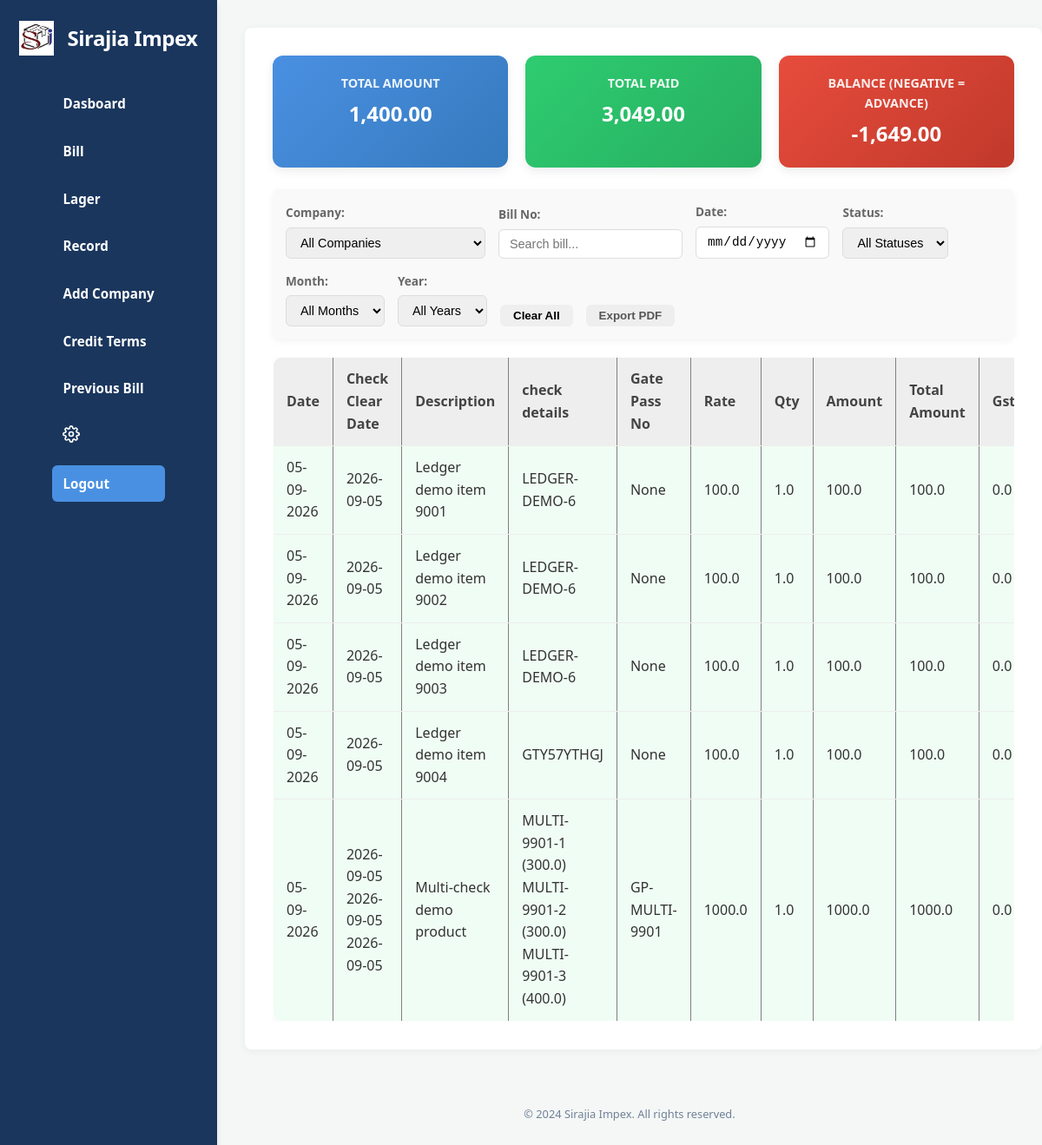
/record (signed in), run on the app's committed database.
### model/bill.py (models this page shows, shortened)
class Bill(db.Model):
    __tablename__ = 'bill'
    id = db.Column(db.Integer, primary_key=True)
    seller_id = db.Column(db.Integer, db.ForeignKey('seller.id'), nullable=True, index=True)
    company_id = db.Column(db.Integer, db.ForeignKey('company.id'), nullable=True, index=True)
    bill_no = db.Column(db.Integer, nullable=False, index=True)
    date = db.Column(db.Date, nullable=False, index=True)
    created_at = db.Column(db.DateTime, nullable=True, default=datetime.utcnow, index=True)
    po = db.Column(db.String(100), nullable=True)
    dc = db.Column(db.String(100), nullable=True)
    order_no = db.Column(db.String(100), nullable=True)
    invoice_no = db.Column(db.String(255), nullable=True, index=True)
    tax = db.Column(db.Float, nullable=True)
    payment_status = db.Column(db.String(50), nullable=True, default='unpaid', index=True)
    paid_amount = db.Column(db.Float, nullable=True, default=0.0)
    sales_tax = db.Column(db.Float, nullable=True)
    grand_total = db.Column(db.Float, nullable=True)
    final_total = db.Column(db.Float, nullable=True)
    check_no = db.Column(db.String(100), nullable=True, index=True)
    clear_date = db.Column(db.Date, nullable=True, index=True)
    gate_pass_no = db.Column(db.String(100), nullable=True, index=True)
    payment = db.Column(db.Float, nullable=True)
    seller = db.relationship('Seller', back_populates='bills')
    company = db.relationship('Company', back_populates='bills')
    items = db.relationship('BillItem', back_populates='bill', cascade='all, delete-orphan')
    payments = db.relationship('Payment', back_populates='bill')
    __table_args__ = (
        db.Index('ix_bill_company_bill_no', 'company_id', 'bill_no'),
    )
    @property
    def company_name(self):
        return self.company.name if self.company else None

class BillItem(db.Model):
    __tablename__ = 'bill_item'
    id = db.Column(db.Integer, primary_key=True)
    bill_id = db.Column(db.Integer, db.ForeignKey('bill.id'), nullable=False, index=True)
    description = db.Column(db.String(255), nullable=False, index=True)
    quantity = db.Column(db.Float, nullable=False)
    rate = db.Column(db.Float, nullable=False)
    amount = db.Column(db.Float, nullable=False)
    bill = db.relationship('Bill', back_populates='items')

### model/payment.py (models this page shows, shortened)
class Payment(db.Model):
    __tablename__ = 'payment'
    id = db.Column(db.Integer, primary_key=True)
    company_id = db.Column(db.Integer, db.ForeignKey('company.id'), nullable=False, index=True)
    bill_id = db.Column(db.Integer, db.ForeignKey('bill.id'), nullable=True, index=True)
    check_no = db.Column(db.String(100), nullable=False, index=True)
    created_at = db.Column(db.DateTime, nullable=True, default=datetime.utcnow, index=True)
    given_date = db.Column(db.Date, nullable=False, index=True)
    clear_date = db.Column(db.Date, nullable=True, index=True)
    payment = db.Column(db.Float, nullable=False)
    company = db.relationship('Company', back_populates='payments')
    bill = db.relationship('Bill', back_populates='payments')

### main/route_modules/records.py (the view)
@main_bp.route('/record')
def record():
    if 'username' not in session:
        return redirect(url_for('auth.login'))
    companies = company_data.query.all()
    records = data.query.all()
    payments_by_bill = {}
    for payment in payment_data.query.filter(payment_data.bill_id.isnot(None)).all():
        payments_by_bill.setdefault(payment.bill_id, []).append(payment)
    return render_template('record.html', companies=companies, record=records, payments_by_bill=payments_by_bill)

### templates/record.html (shortened to what this page needs)
{% extends "base.html" %}
{% block link %}<link rel="stylesheet" href="{{ url_for('static', filename='css/record.css') }}">{% endblock link %}
{% block main %}
<div class="record-page">
    <div class="summary-bar">
        <div class="summary-card bg-total">
        <div>Total Amount</div>
        <div id="summary_total">0</div>
    </div>
    <div class="summary-card bg-paid">
        <div>Total Paid</div>
        <div id="summary_paid">0</div>
    </div>
    <div class="summary-card bg-unpaid">
        <div>Balance (negative = advance)</div>
        <div id="summary_balance">0</div>
    </div>
</div>
<div class="filter-section" style="display: flex; gap: 15px; margin-bottom: 20px; flex-wrap: wrap; align-items: flex-end; background: #f9f9f9; padding: 15px; border-radius: 8px;">
    <div>
        <label style="display:block; font-weight:bold;">Company:</label>
        <select id="company_filter" name="company_name" default:"{% if company_name %}{{ company_name }}{% endif %}">
            <option value="all">All Companies</option>
        </select>
    </div>
        <div>
            <label style="display:block; font-weight:bold;">Bill No:</label>
            <input type="text" id="bill_filter" placeholder="Search bill..." name="bill_no" default:"{% if bill_no %}{{ bill_no }}{% endif %}">
        </div>
        <div>
            <label style="display:block; font-weight:bold;">Date:</label>
            <input type="date" id="date_picker_filter" name="date" default:"{% if date %}{{ date }}{% endif %}">
        </div>
        <div>
            <label style="display:block; font-weight:bold;">Status:</label>
            <select id="status_filter" name default:"{% if status %}{{ status }}{% endif %}">
                <option value="all">All Statuses</option>
            </select>
        </div>
        <div>
            <label style="display:block; font-weight:bold;">Month:</label>
            <select id="month_filter" name="month" default:"{% if month %}{{ month }}{% endif %}">
                <option value="all">All Months</option>
            </select>
        </div>
        <div>
            <label style="display:block; font-weight:bold;">Year:</label>
            <select id="year_filter" name="year" default:"{% if year %}{{ year }}{% endif %}"><option value="all">All Years</option></select>
        </div>
    <button type="reset" onclick="resetFilters()" style="padding: 5px 15px; cursor: pointer;">Clear All</button>
    <button type="button" onclick="exportRecordPdf()" style="padding: 5px 15px; cursor: pointer;">Export PDF</button>
    </div>
    <div class="record-table-wrap">
    <table id="record_table" border="1" style="width: 100%; border-collapse: collapse; text-align: left;">
        <thead>
        <tr style="background-color: #eee;">
            <th>Date</th>
            <th>Check Clear Date</th>
            <th>Description</th>
            <th>check details</th>
            <th>Gate Pass No</th>
            <th>Rate</th>
            <th>Qty</th>
            <th>Amount</th>
            <th>Total Amount</th>
            <th>Gst</th>
        </tr>
    </thead>
    <tbody>
        {% for data in record %}
        {% set current_company = companies | selectattr("company_name", "equalto", data.company_name) | first %}
        {% for item in data.items %}
        {% set bill_payments = payments_by_bill.get(data.id, []) %}
        <tr class="status-row status-row-{{ (data.payment_status or 'unpaid')|lower }}" data-payment-days="{{ current_company.payment_days if current_company else 0 }}">
            <td class="date-col">{{ data.date.strftime('%d-%m-%Y') if data.date else '' }}</td>
            <td >{% if bill_payments %}{% for payment in bill_payments %}{{ payment.clear_date }}{% if not loop.last %}<br>{% endif %}{% endfor %}{% else %}{{ data.clear_date }}{% endif %}</td>
            <td>{{ item.description }}</td>
            <td>{% if bill_payments %}{% for payment in bill_payments %}{{ payment.check_no }} ({{ payment.payment }}){% if not loop.last %}<br>{% endif %}{% endfor %}{% else %}{{ data.check_no }}{% endif %}</td>
            <td>{{ data.gate_pass_no }}</td>
            <td>{{ item.rate }}</td>
            <td>{{ item.quantity }}</td>
            <td>{{ item.amount }}</td>
            <td>{{ data.grand_total }}</td>
            <td>{{ data.tax }}</td>
        </tr>
        {% endfor %}
        {% endfor %}
    </tbody>
</table>
</div>
</div>
{% endblock main %}

### templates/base.html (shortened to what this page needs)
<!DOCTYPE html>
<html lang="en">
<head>
    <link rel="stylesheet" href="{{ url_for('static', filename='css/base.css') }}">
    {% block link %}{% endblock link %}
</head>
<body>
    <aside class="main-sidebar">
        <div class="header-container">
            <div class="brand">
                {% if logo_data %}
                <img alt="Sirajia Impex Logo" class="logo-img">
                {% else %}
                <img src="{{url_for('static',filename='img/sirajia_impex_logo.png')}}" alt="Sirajia Impex Logo" class="logo-img">
                {% endif %}
                <span class="logo-text">Sirajia Impex</span>
            </div>
            <nav class="navbar" aria-label="Main navigation">
                <ul class="nav-links">
                    <li><a href="{{url_for('main.dashboard')}}" class="nav-item">Dasboard</a></li>
                    <li><a href="{{url_for('main.bill')}}" class="nav-item">Bill</a></li>
                    <li><a href="{{url_for('main.lager')}}" class="nav-item">Lager</a></li>
                    <li><a href="{{url_for('main.record')}}" class="nav-item">Record</a></li>
                    <li><a href="{{url_for('main.add_company')}}" class="nav-item">Add Company</a></li>
                    <li><a href="{{url_for('main.credit_terms')}}" class="nav-item ">Credit Terms</a></li>
                    <li><a href="{{url_for('main.previous_bills')}}" class="nav-item ">Previous Bill</a></li>
                    <li><a href="{{url_for('main.settings')}}" class="nav-item "></a></li>
                    <li><form action="{{ url_for('auth.logout') }}" method="post"><button type="submit" class="nav-item">Logout</button></form></li>
                </ul>
            </nav>
        </div>
    </aside>
    <main class="container">
        {% block main %}
        {% endblock main %}
    </main>
    <footer class="footer">
        <p>&copy; 2024 Sirajia Impex. All rights reserved.</p>
    </footer>
</body>
</html>

### static/css/base.css (style rules this page uses)
:root { --primary-blue: #1a365d; --secondary-blue: #2b6cb0; --accent-red: #e53e3e; --hover-red: #c53030; --light-bg: #f7fafc; --text-dark: #2d3748; --white: #ffffff; }
* { margin: 0; padding: 0; box-sizing: border-box; }
body { font-family: 'Inter', sans-serif; background-color: var(--light-bg); color: var(--text-dark); line-height: 1.6; }
.main-sidebar { position: fixed; inset: 0 auto 0 0; width: 250px; background-color: var(--primary-blue); color: var(--white); padding: 1.5rem 1rem; box-shadow: 0 4px 6px rgba(0,0,0,0.1); z-index: 10; }
.header-container { display: flex; flex-direction: column; align-items: center; gap: 2rem; }
.brand { display: flex; align-items: center; gap: 15px; }
.logo-img { height: 40px; width: auto; }
.logo-text { font-size: 1.5rem; font-weight: 700; letter-spacing: -0.5px; }
.nav-links { list-style: none; display: flex; flex-direction: column; align-items: stretch; gap: 0.5rem; width: 100%; }
.nav-item { display: block; color: var(--white); text-decoration: none; font-weight: 600; font-size: 0.95rem; padding: 0.7rem 0.8rem; border-radius: 6px; transition: background-color 0.3s ease, color 0.3s ease; }
.nav-links form { margin: 0; }
.nav-links button { width: 100%; border: 0; background: transparent; text-align: left; cursor: pointer; font-family: inherit; }
.container { max-width: 1200px; margin: 2rem auto 2rem calc(250px + 2rem); padding: 2rem; background: var(--white); min-height: 80vh; border-radius: 8px; box-shadow: 0 2px 10px rgba(0,0,0,0.05); }
.footer { margin-left: 250px; text-align: center; padding: 2rem; font-size: 0.8rem; color: #718096; }

### static/css/record.css (style rules this page uses)
.record-page, .record-table-wrap { width: 100%; }
.record-table-wrap { overflow-x: auto; }
body { font-family: 'Segoe UI', Tahoma, Geneva, Verdana, sans-serif; color: #333; background-color: #f4f7f6; }
.summary-bar { display: flex; gap: 20px; margin-bottom: 25px; }
.summary-card { flex: 1; padding: 20px; border-radius: 12px; text-align: center; color: white; font-weight: 600; box-shadow: 0 4px 12px rgba(0,0,0,0.08); transition: transform 0.2s; }
.summary-card div:first-child { font-size: 0.9rem; opacity: 0.9; margin-bottom: 5px; text-transform: uppercase; }
.summary-card div:last-child { font-size: 1.5rem; }
.bg-total { background: linear-gradient(135deg, #4a90e2, #357abd); }
.bg-paid { background: linear-gradient(135deg, #2ecc71, #27ae60); }
.bg-unpaid { background: linear-gradient(135deg, #e74c3c, #c0392b); }
.filter-section { display: flex; gap: 15px; margin-bottom: 25px; flex-wrap: wrap; align-items: flex-end; background: white; padding: 20px; border-radius: 10px; box-shadow: 0 2px 8px rgba(0,0,0,0.05); }
.filter-section label { display: block; font-size: 0.85rem; font-weight: bold; margin-bottom: 6px; color: #666; }
.filter-section input, .filter-section select { padding: 8px 12px; border: 1px solid #ddd; border-radius: 6px; font-size: 0.9rem; outline: none; }
button { padding: 10px 20px; border-radius: 6px; border: none; font-weight: 600; cursor: pointer; transition: background 0.2s; }
button[type="button"] { background-color: #eee; color: #555; }
button[type="submit"] { background-color: #4a90e2; color: white; }
#record_table { width: 100%; min-width: 1100px; border-collapse: collapse; background: white; border-radius: 10px; overflow: hidden; box-shadow: 0 2px 8px rgba(0,0,0,0.05); }
#record_table thead tr { background-color: #f8f9fa; color: #444; text-align: left; }
#record_table th, #record_table td { padding: 12px 15px; border-bottom: 1px solid #eee; }
#record_table tbody tr.status-row-paid > td { background-color: #f0fdf4; }
main { overflow-x: scroll; }

### data on the page
Bill: date "05-09-2026", clear_date "2026-09-05", check_no "LEDGER-DEMO-6", gate_pass_no "None", grand_total "100.0", tax "0.0"
BillItem: description "Ledger demo item 9001", rate "100.0", quantity "1.0", amount "100.0"
Bill: date "05-09-2026", clear_date "2026-09-05", check_no "LEDGER-DEMO-6", gate_pass_no "None", grand_total "100.0", tax "0.0"
BillItem: description "Ledger demo item 9002", rate "100.0", quantity "1.0", amount "100.0"
Bill: date "05-09-2026", clear_date "2026-09-05", check_no "LEDGER-DEMO-6", gate_pass_no "None", grand_total "100.0", tax "0.0"
BillItem: description "Ledger demo item 9003", rate "100.0", quantity "1.0", amount "100.0"
Bill: date "05-09-2026", clear_date "2026-09-05", check_no "GTY57YTHGJ", gate_pass_no "None", grand_total "100.0", tax "0.0"
BillItem: description "Ledger demo item 9004", rate "100.0", quantity "1.0", amount "100.0"
Bill: date "05-09-2026", gate_pass_no "GP-MULTI-9901", grand_total "1000.0", tax "0.0"
BillItem: description "Multi-check demo product", rate "1000.0", quantity "1.0", amount "1000.0"
Payment: clear_date "2026-09-05", check_no "MULTI-9901-1", payment "300.0"
Payment: clear_date "2026-09-05", check_no "MULTI-9901-2", payment "300.0"
Payment: clear_date "2026-09-05", check_no "MULTI-9901-3", payment "400.0"
